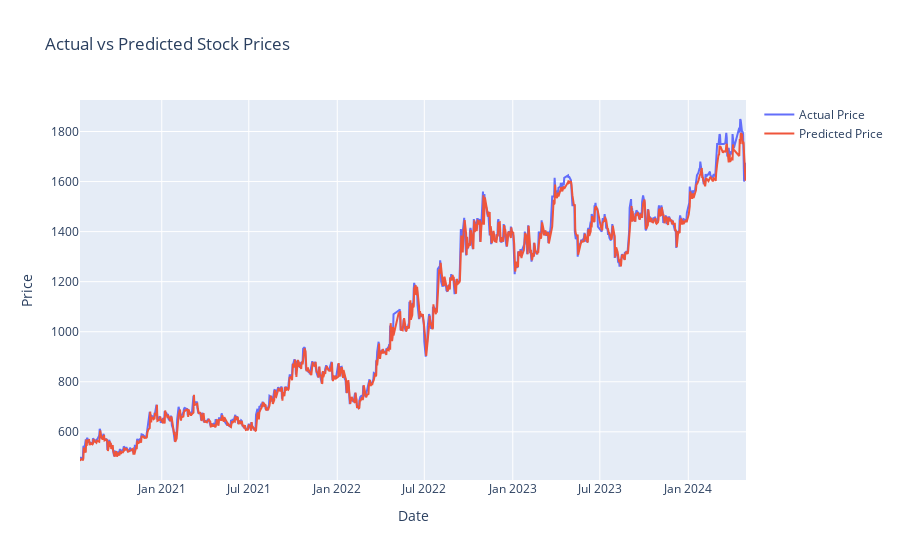

Notebook cell for this chart:
### Code cell
fig = go.Figure()
fig.add_trace(go.Scatter(x=data['Date'][-len(new_y_test):], y=new_y_test, mode='lines', name='Actual Price'))
fig.add_trace(go.Scatter(x=data['Date'][-len(test_predictions):], y=test_predictions, mode='lines', name='Predicted Price'))
fig.update_layout(title='Actual vs Predicted Stock Prices', xaxis_title='Date', yaxis_title='Price')
fig.show()

### Figure 1 — Plotly figure (JSON) as saved in the notebook; plotly's stock layout.template omitted (floating-point values rounded to 4 significant figures; data arrays with more than 128 entries replaced by an {"elided": "..."} marker saying what was removed)
{"data": [{"mode": "lines", "name": "Actual Price", "type": "scatter", "x": {"elided": "917 str values"}, "y": {"elided": "917 float values"}}, {"mode": "lines", "name": "Predicted Price", "type": "scatter", "x": {"elided": "917 str values"}, "y": {"elided": "917 float values"}}], "layout": {"title": {"text": "Actual vs Predicted Stock Prices"}, "xaxis": {"title": {"text": "Date"}}, "yaxis": {"title": {"text": "Price"}}}}
